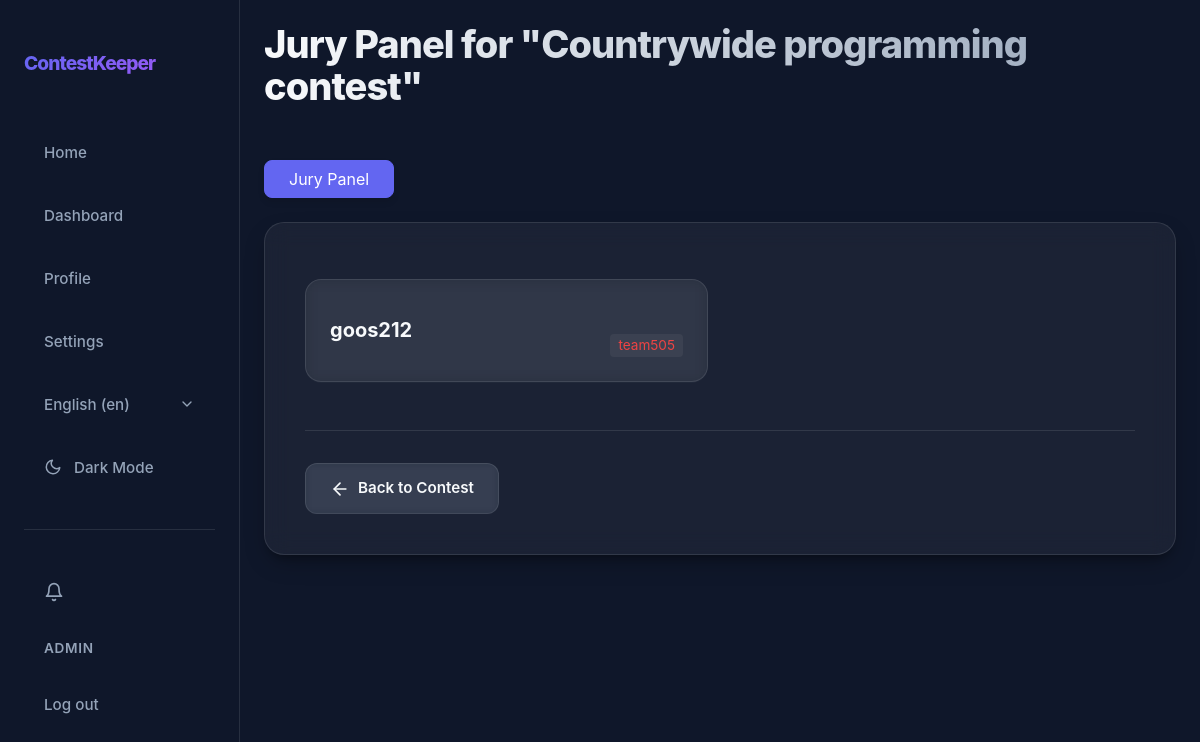
/en/contests/16/jurys/ (signed in), run on the app's committed database.
### app/models.py (models this page shows, shortened)
class User(AbstractUser):
    class Role(models.TextChoices):
        ORGANIZER = "ORGANIZER", _("Organizer")
        JURY = "JURY", _("Jury")
        PARTICIPANT = "PARTICIPANT", _("Participant")
    username = models.CharField(max_length=20, unique=True)
    bio = models.CharField(max_length=200, blank=True)
    role = models.CharField(choices=Role.choices, default=Role.PARTICIPANT)

class Contest(models.Model):
    class Status(models.TextChoices):
        DRAFT = "DRAFT", _("Draft")
        REGISTRATION = "REGISTRATION", _("Registration")
        RUNNING = "RUNNING", _("Running")
        FINISHED = "FINISHED", _("Finished")
    name = models.CharField(_("Name"), max_length=100)
    description = models.TextField(_("Description"), max_length=500)
    registration_start = models.DateTimeField(_("Registration Start"), null=True, blank=True)
    registration_end = models.DateTimeField(_("Registration End"), null=True, blank=True)
    start_date = models.DateTimeField(_("Start Date"))
    end_date = models.DateTimeField(_("End Date"))
    max_teams = models.PositiveIntegerField(_("Max Teams"), null=True, blank=True)
    format = models.CharField(_("Format"), max_length=50, blank=True, help_text=_("e.g. Online, Onsite, Hybrid"))
    organizer = models.ForeignKey(User, on_delete=models.CASCADE, related_name="organized_contests", null=True, blank=True, verbose_name=_("Organizer"))
    status = models.CharField(_("Status"), choices=Status.choices, default=Status.DRAFT)
    is_draft = models.BooleanField(_("Is Draft"), default=True)
    jurys = models.ManyToManyField(User, related_name="judged_contests", blank=True)
    participants = models.ManyToManyField(User, related_name="participated_contests", blank=True)
    teams = models.ManyToManyField(Team, related_name="teams_in_contests", blank=True)

class JuryAssignment(models.Model):
    contest = models.ForeignKey(Contest, on_delete=models.CASCADE, related_name="jury_assignments")
    team = models.ForeignKey(Team, on_delete=models.CASCADE, related_name="jury_assignments")
    jury_member = models.ForeignKey(User, on_delete=models.CASCADE, related_name="jury_assignments")
    assigned_at = models.DateTimeField(auto_now_add=True)
    class Meta:
        unique_together = ("contest", "team", "jury_member")
        verbose_name = "Jury Assignment"
        verbose_name_plural = "Jury Assignments"

class Team(models.Model):
    class Status(models.TextChoices):
        DRAFT = "DRAFT", _("Draft")
        ACTIVE = "ACTIVE", _("Active")
    name = models.CharField(_("Name"), max_length=100)
    description = models.TextField(_("Description"), max_length=200, blank=True)
    status = models.CharField(_("Status"), choices=Status.choices, default=Status.DRAFT)
    participants = models.ManyToManyField(User, related_name="participated_teams", verbose_name=_("Participants"))
    captain = models.ForeignKey(User, on_delete=models.CASCADE, related_name="captained_teams", null=True, blank=True, verbose_name=_("Captain"))
    blacklisted_members = models.ManyToManyField(User, related_name="blacklisted_from_teams", blank=True, verbose_name=_("Blacklisted Members"))
    organization = models.CharField(_("Organization"), max_length=100, blank=True)
    telegram_link = models.URLField(_("Telegram Link"), blank=True)
    discord_link = models.URLField(_("Discord Link"), blank=True)
    website_link = models.URLField(_("Website Link"), blank=True)

### app/views/views_team.py (the view)
# urls.py: path("<int:pk>/jurys/",                     views.ViewJurysView.as_view(),     name="contest_jurys"),
class ViewJurysView(RedirectToRegisterMixin, ListView):
    template_name = "app/juries/jurys.html"
    context_object_name = "jurys"
    def get_queryset(self):
        self.contest = get_object_or_404(Contest, pk=self.kwargs["pk"])
        return self.contest.jurys.all()
    def get_context_data(self, **kwargs):
        assignments = JuryAssignment.objects.filter(contest=self.contest).select_related('team', 'jury_member')
        jury_applications = None
        if self.request.user.is_authenticated and self.request.user == self.contest.organizer:
            jury_applications = Application.objects.filter(
                contest=self.contest,
                application_type=Application.Type.JURY,
                status=Application.Status.PENDING
            ).select_related('user')
        return super().get_context_data(contest=self.contest, assignments=assignments, jury_applications=jury_applications, **kwargs)

### app/context_processors.py (called while the page is built)
def notification_count(request):
    if request.user.is_authenticated:
        return {
            'unread_notification_count': request.user.notifications.filter(is_read=False).count()
        }
    return {'unread_notification_count': 0}

### app/templates/app/juries/jurys.html (shortened to what this page needs)
{% extends 'app/core/base.html' %}
{% load static %}
{% load i18n %}
{% block extra_css %}
<link rel="stylesheet" href="{% static 'css/juries/jurys.css' %}">
<link rel="stylesheet" href="{% static 'css/teams/team.css' %}">
<link rel="stylesheet" href="{% static 'css/teams/teams.css' %}">
{% endblock %}
{% block content %}
        <header class="dashboard-header">
            <h1 id="h1" class="animate-fade-in">{% blocktrans with name=contest.name %}Jury Panel for "{{ name }}"{% endblocktrans %}</h1>
        </header>
        <div class="tabs-header animate-fade-in delay-1">
            <button class="tab-btn active" onclick="switchTab(event, 'jurys')">{% trans "Jury Panel" %}</button>
        </div>
        <div class="glass-panel animate-fade-in delay-1">
            <div id="jurys-panel" class="tab-panel active">
                {% if jurys %}
                <ul class="teams-list">
                    {% for jury in jurys %}
                    <li>
                        <div class="team-card">
                            <div class="div-002">
                                <span class="team-name">{{ jury.username }}</span>
                                <div class="assigned-teams div-003">
                                    {% if user == contest.organizer or user.is_staff or user.is_jury %}
                                    {% with jury_assignments=assignments|dictsort:"team.name" %}
                                        {% for assignment in jury_assignments %}
                                            {% if assignment.jury_member_id == jury.id %}
                                                <span class="badge span-001">
                                                    {{ assignment.team.name }}
                                                </span>
                                            {% endif %}
                                        {% endfor %}
                                    {% endwith %}
                                    {% endif %}
                                </div>
                            </div>
                        </div>
                    </li>
                    {% endfor %}
                </ul>
                {% else %}
                <div class="empty-state">
                    <p>{% trans "No jurys assigned to this contest yet." %}</p>
                </div>
                {% endif %}
            </div>
            <div class="actions-footer">
                <a href="{% url 'contest_detail' pk=contest.pk %}" class="btn btn-secondary">
                    <svg width="20" height="20" viewBox="0 0 24 24" fill="none" stroke="currentColor" stroke-width="2"
                        stroke-linecap="round" stroke-linejoin="round">
                        <line x1="19" y1="12" x2="5" y2="12"></line>
                        <polyline points="12 19 5 12 12 5"></polyline>
                    </svg>
                    {% trans "Back to Contest" %}
                </a>
            </div>
        </div>
{% endblock %}

### app/templates/app/core/nav.html (shortened to what this page needs)
{% load static i18n %}
<nav id="nav">
    <div class="nav-container">
        <a href="{% url 'home' %}" class="nav-logo">{% trans 'ContestKeeper' %}</a>
        <div class="nav-links">
            <button data-url="{% url 'home' %}" class="nav-link" id="homeBtn">{% trans "Home" %}</button>
            <button data-url="{% url 'dashboard' %}" class="nav-link" id="dashboardBtn">{% trans "Dashboard" %}</button>
            <button data-url="{% url 'profile' %}" class="nav-link" id="profileBtn">{% trans "Profile" %}</button>
            <button data-url="{% url 'settings' %}" class="nav-link" id="settingsBtn">{% trans "Settings" %}</button>
            <div class="nav-lang-switcher">
                <form action="{% url 'set_language' %}" method="post" class="form-001">
                    <select name="language" onchange="this.form.submit()" class="nav-lang-select" aria-label="{% trans 'Select language' %}">
                        {% get_current_language as LANGUAGE_CODE %}
                        {% get_available_languages as LANGUAGES %}
                        {% get_language_info_list for LANGUAGES as languages %}
                        {% for language in languages %}
                            <option value="{{ language.code }}"{% if language.code == LANGUAGE_CODE %} selected{% endif %}>
                                {{ language.name_local }} ({{ language.code }})
                            </option>
                        {% endfor %}
                    </select>
                </form>
            </div>
            <button id="themeToggle" class="nav-link" aria-label="{% trans 'Toggle theme' %}">
                <svg id="themeIcon" width="18" height="18" viewBox="0 0 24 24" fill="none" stroke="currentColor" stroke-width="2" stroke-linecap="round" stroke-linejoin="round" class="svg-001">
                    <path d="M21 12.79A9 9 0 1 1 11.21 3 7 7 0 0 0 21 12.79z"></path>
                </svg>
                <span id="themeText">{% if request.COOKIES.theme == 'light' %}{% trans "Light Mode" %}{% else %}{% trans "Dark Mode" %}{% endif %}</span>
            </button>
            <hr class="nav-auth-divider">
            {% if user.is_authenticated %}
            <button data-url="{% url 'notification_list' %}" class="nav-link notification-btn" id="notificationsBtn" aria-label="{% trans 'Notifications' %}">
                <svg width="20" height="20" viewBox="0 0 24 24" fill="none" stroke="currentColor" stroke-width="2" stroke-linecap="round" stroke-linejoin="round">
                    <path d="M18 8A6 6 0 0 0 6 8c0 7-3 9-3 9h18s-3-2-3-9"></path>
                    <path d="M13.73 21a2 2 0 0 1-3.46 0"></path>
                </svg>
            </button>
            <span class="nav-user">{{ user.username }}</span>
            <form method="post" action="{% url 'logout' %}" class="nav-logout-form">
                <button type="submit" class="nav-link">{% trans "Log out" %}</button>
            </form>
            {% else %}
            <a href="{% url 'register' %}" class="nav-link">{% trans "Register" %}</a>
            <a href="{% url 'login' %}" class="nav-link">{% trans "Log in" %}</a>
            {% endif %}
        </div>
    </div>
</nav>

### app/static/css/core/common.css (style rules this page uses)
:root { --nav-width: 260px; --primary: #6366f1; --primary-rgb: 99, 102, 241; --primary-hover: #4f46e5; --secondary: #a855f7; --bg-dark: #0f172a; --bg-card: var(--glass-light); --text-main: #f8fafc; --text-muted: #94a3b8; --border: rgba(var(--white-rgb), 0.1); --glass: var(--glass-light); --glass-hover: rgba(var(--white-rgb), 0.1); --bg-card-hover: rgba(var(--bg-dark-rgb), 0.95); --input-bg: var(--bg-navy-medium); --input-bg-focus: var(--bg-navy-solid); --input-text: #ffffff; --shadow-lg: 0 10px 25px -5px var(--shadow-intensity-dark), 0 8px 10px -6px var(--shadow-intensity-dark); --success: #22c55e; --success-rgb: 34, 197, 94; --error: #ef4444; --error-rgb: 239, 68, 68; --warning: #f59e0b; --warning-rgb: 245, 158, 11; --info: #3b82f6; --info-rgb: 59, 130, 246; --slate-rgb: 148, 163, 184; --white-rgb: 255, 255, 255; --black-rgb: 0, 0, 0; --bg-primary-tint: rgba(var(--primary-rgb), 0.1); --bg-success-tint: rgba(var(--success-rgb), 0.15); --bg-error-tint: rgba(var(--error-rgb), 0.15); --bg-warning-tint: rgba(var(--warning-rgb), 0.15); --bg-info-tint: rgba(var(--info-rgb), 0.15); --bg-slate-tint: rgba(var(--slate-rgb), 0.15); --overlay-subtle: rgba(var(--black-rgb), 0.05); --overlay-medium: rgba(var(--black-rgb), 0.1); --glass-light: rgba(var(--white-rgb), 0.05); --glass-medium: rgba(var(--white-rgb), 0.3); --glass-border-light: rgba(var(--white-rgb), 0.1); --shadow-brand: var(--shadow-brand); --primary-subtle: rgba(var(--primary-rgb), 0.1); --primary-medium: rgba(var(--primary-rgb), 0.3); --primary-strong: rgba(var(--primary-rgb), 0.4); --bg-dark-rgb: 15, 23, 42; --bg-navy-soft: rgba(var(--bg-dark-rgb), 0.4); --bg-navy-medium: rgba(var(--bg-dark-rgb), 0.6); --bg-navy-solid: rgba(var(--bg-dark-rgb), 0.8); --shadow-intensity-dark: rgba(var(--black-rgb), 0.3); --shadow-faint: rgba(var(--black-rgb), 0.06); --glass-solid-light: rgba(var(--white-rgb), 0.85); --glass-solid-ultra: rgba(var(--white-rgb), 0.95); --white-alpha-02: rgba(var(--white-rgb), 0.02); --white-alpha-03: rgba(var(--white-rgb), 0.03); --white-alpha-07: rgba(var(--white-rgb), 0.07); --white-alpha-20: rgba(var(--white-rgb), 0.20); --hex-primary-1: var(--primary); --hex-primary-2: var(--primary); --hex-indigo-alt: var(--primary); --hex-primary-light: var(--bg-primary-tint); --hex-primary-lightest: var(--bg-primary-tint); --hex-primary-dark: var(--primary-hover); --hex-success-1: var(--success); --hex-success-2: var(--success); --hex-success-3: var(--success); --hex-success-4: var(--success); --hex-success-light: var(--bg-success-tint); --hex-success-dark: var(--success); }
@media (max-width: 1200px) { :root { --nav-width: 240px; } }
* { margin: 0; box-sizing: border-box; }
html { overflow-x: clip; font-size: clamp(16px, 1vw, 5vw); }
body { background-color: var(--bg-dark); color: var(--text-main); font-family: "Inter", -apple-system, BlinkMacSystemFont, "Segoe UI", Roboto, Helvetica, Arial, sans-serif; line-height: 1.6; min-height: 100vh; overflow-x: clip; }
h1, h2, h3 { color: var(--text-main); letter-spacing: -0.025em; }
#h1 { font-size: clamp(2rem, 1.75rem + 1.25vmin, 3.5rem); font-weight: 800; line-height: 1.1; background: linear-gradient(to right, var(--text-main), var(--text-muted)); -webkit-background-clip: text; background-clip: text; -webkit-text-fill-color: transparent; margin-bottom: 0.25rem; }
.glass-panel, .contest-card { display: flex; background: var(--bg-card); backdrop-filter: blur(12px); -webkit-backdrop-filter: blur(12px); border: 1px solid var(--border); border-radius: 1.25rem; transition: all 0.4s cubic-bezier(0.4, 0, 0.2, 1); box-shadow: var(--shadow-lg); padding: 2.5rem; flex-direction: column; }
.btn { display: inline-flex; align-items: center; justify-content: center; padding: 0.75rem 1.5rem; border-radius: 0.75rem; font-weight: 600; font-size: 0.95rem; font-family: inherit; text-decoration: none; transition: all 0.2s ease; cursor: pointer; border: 1px solid transparent; gap: 0.5rem; }
.btn-secondary { background: var(--bg-slate-tint); color: var(--text-main); border: 1px solid var(--border); backdrop-filter: blur(4px); }
.dashboard-header { display: flex; justify-content: space-between; align-items: center; margin-bottom: 3rem; }
.form-input, input, textarea, select { width: 100%; background: var(--input-bg); border: 1px solid var(--border); border-radius: 0.8rem; padding: 0.8rem 1rem; color: var(--input-text); font-family: inherit; font-size: 1rem; transition: all 0.3s; }

### data on the page
User: username "ADMIN"
User: username "goos212"
JuryAssignment: team.name "team505"

### other printed values
form field language "English (en)"
